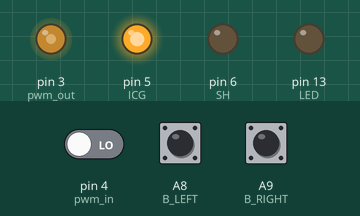
A sketch run on a simulated Teensy 3. On the bench: output pins drawn as LEDs (lit = HIGH). Inputs (shaded band) come from the test bench; at power-on: A8 (B_LEFT) LOW, pin 4 (pwm_in) LOW, A9 (B_RIGHT) LOW.

Above: at 1.2 s.
1.3 s: A8 (B_LEFT) pulled HIGH for 0.15 s
At 1.9 s:
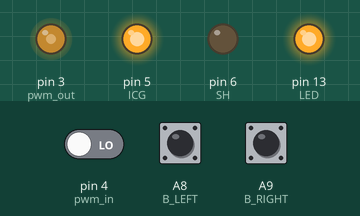
2.9 s: pin 4 (pwm_in) driven HIGH
At 3.3 s:
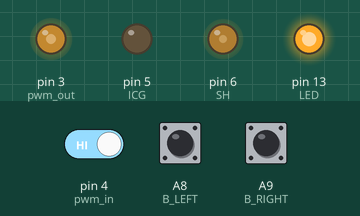
4.4 s: A9 (B_RIGHT) pulled HIGH for 0.15 s
At 5.4 s:
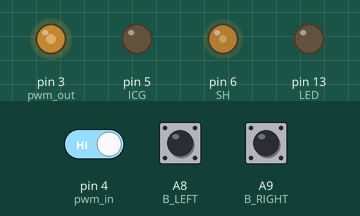
6.0 s: A8 (B_LEFT) pulled HIGH for 1 s
At 6.6 s:
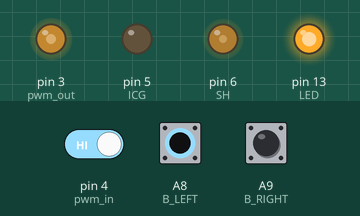
8.5 s: A9 (B_RIGHT) pulled HIGH for 1 s
At 9.7 s:
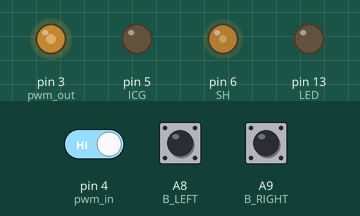
Timing chart, 0 to 11.5 s (numbered marks = the images above; inputs shaded):
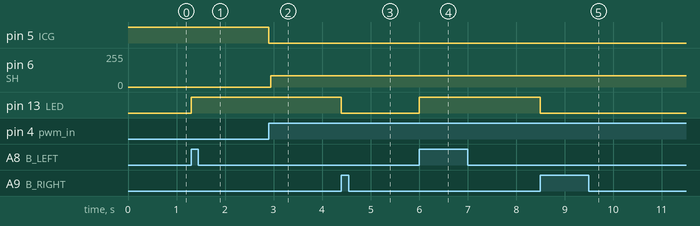

Measured:
- after the input at 1.3 s, pin 13 (LED): LOW → HIGH at once
- after the input at 2.9 s, pin 5 (ICG): HIGH → LOW at once; pin 6 (SH): 0/255 → 83/255 at once
- after the input at 4.4 s, pin 13 (LED): HIGH → LOW at once
- after the input at 6.0 s, pin 13 (LED): LOW → HIGH at once
- after the input at 8.5 s, pin 13 (LED): HIGH → LOW at once

The sketch:

teensylc_tcd.ino
```cpp
#include "img_sensor.h"
#include "disp.h"

// Teensy LC has the LED on pin 13
#define LED 13
#define LED_ON() digitalWriteFast(LED,HIGH)
#define LED_OFF() digitalWriteFast(LED,LOW)

volatile bool in_measurement = false;
volatile bool calibrating = false;
volatile uint16_t last_measurement = 0;

// Setup
void setup() {
    // initialize digital pins
    pinMode(pwm_out, OUTPUT);
    pinMode(pwm_in, INPUT);
    pinMode(LED, OUTPUT);
    pinMode(ICG, OUTPUT);
    pinMode(SH, OUTPUT);
    pinMode(LSB, INPUT);
    pinMode(B2, INPUT);
    pinMode(B3, INPUT);
    pinMode(B4, INPUT);
    pinMode(B5, INPUT);
    pinMode(B6, INPUT);
    pinMode(B7, INPUT);
    pinMode(MSB, INPUT);
    pinMode(B_LEFT, INPUT);
    pinMode(B_RIGHT, INPUT);

    attachInterrupt(B_LEFT, start_measurement, RISING);
    attachInterrupt(B_RIGHT, end_measurement, RISING);

    // configure pwm pins 2,3,4 to set frequency
    analogWriteFrequency(pwm_out, master_clock_freq);
    // configure pwm resolution to allow up to 1.5 MHz
    analogWriteResolution(5);

    // configure ICG, SH states, start master clock
    initialize_sensor();
    // intialize and configure 7 seg display
    initialize_disp();

    // begin usb serial
    Serial.begin(9600);
}


void start_measurement()
{
    cli();
    LED_ON();
    if (in_measurement == false) calibrating = true;
    sei();
}

void end_measurement()
{
    cli();
    LED_OFF();
    in_measurement = false;
    update_disp(last_measurement);
    sei();
}

// Main Loop
void loop() {

    // calibration step before making measurements
    if (calibrating == true) {
        initial = calibration();
        in_measurement = true;
        calibrating = false;

        Serial.print("CALIBRATED ");
        Serial.println(initial);
    }

    if (in_measurement == true) {
        last_measurement = capture();
    }
}
```

disp.cpp
```cpp
#include "disp.h"

SoftwareSerial S7Seg(RX1, TX1); //RX pin, TX pin
uint16_t update_count = 0;

void initialize_disp() {
	//Talk to the Serial7Segment at 9600 bps
	S7Seg.begin(9600);
	// clear display
	CLEAR_DISP();
	// Brightness control command
	S7Seg.write(0x7A);
	S7Seg.write((unsigned char) 200);  // 0 is dimmest, 255 is brightest
}

void num2disp(uint16_t num) {
	if (num < 100) {
		S7Seg.write("  ");
		S7Seg.print(num);
	} else if (num < 1000) {
		S7Seg.write(" ");
		S7Seg.print(num);
	}  else {
		S7Seg.print(num);
	}
}

void update_disp(uint16_t num) {
	if (update_count++ >= REFRESH_RATE) {
		update_count = 0;
		CLEAR_DISP();
		num2disp(num);
	}
}

float index2mm(uint16_t num){
	return (SLOPE * (float) num) + OFFSET;
}
```

disp.h
```cpp
#ifndef DISP_H
#define DISP_H

#include <SoftwareSerial.h>
#include <Arduino.h>

#define RX1 0
#define TX1 1

#define REFRESH_RATE 8
#define SLOPE 1
#define OFFSET 0

extern SoftwareSerial S7Seg;

#define CLEAR_DISP() S7Seg.write(0x76)

void initialize_disp();
void num2disp(uint16_t num);
void update_disp(uint16_t num);
float index2mm(uint16_t num);

#endif
```

img_sensor.cpp
```cpp
#include "img_sensor.h"
#include "disp.h"

IntervalTimer sh_up, sh_down;
uint16_t running_avg = 0;
int initial = 0;

void initialize_sensor() {
	// stop interval timers
	SH_HIGH_STOP();
	SH_DOWN_STOP();
	// set initial ICG/SH conditions
	ICG_HIGH();
	SH_LOW();
	analogWrite(pwm_out, 15); // start PWM at 50% duty cycle
}

void handshake() {
	uint8_t t1_pulse = T1_PULSE_COUNT;
	uint16_t t3_pulse_length = SH_LOW_TIMER - SH_HIGH_TIMER;

	wait_for_rising_edge();
	ICG_LOW(); // t2 start

	// digital write used since it takes approx. 830 ns.
	digitalWrite(SH, HIGH); //  t3 start
	sh_down.begin(sh_first_pulse_down, t3_pulse_length);

	// wait for some pulses before starting measurement
	wait_clock_rising_counts(t1_pulse);
}

uint16_t capture() {
	handshake();

	// start measurements
	wait_for_rising_edge();
	ICG_HIGH();

	// element readout time
	uint16_t val = wait_while_reading(1546); // 1546 elements

	// reset conditions
	initialize_sensor();
	// last integration time should be slightly longer to allow resynchronization
	wait_clock_rising_counts(SYNC_PULSE_COUNT);
	return val;
}

void wait_for_rising_edge() {
	while (digitalReadFast(pwm_in) == LOW) {}
}

void wait_for_falling_edge() {
	while (digitalReadFast(pwm_in) == HIGH) {}
}

// Wait for a certain number of rising edges. Waits for period T = 1/F
void wait_clock_rising_counts(int n) {
	for (uint16_t c = 0; c < n; c++) {
		// wait one period
		wait_for_rising_edge();
		wait_for_falling_edge();
	}
}

uint16_t wait_while_reading(int n) {
	uint8_t num = 255;
	uint8_t b1, b2, b3, b4, b5, b6, b7, b8;
	uint8_t values[n];
	uint16_t min_i;

	for (uint16_t c = 0; c < n; c++) {
		// wait two periods

		b1 = digitalReadFast(LSB);
		b2 = digitalReadFast(B2);
		b3 = digitalReadFast(B3);
		b4 = digitalReadFast(B4);
		b5 = digitalReadFast(B5);
		b6 = digitalReadFast(B6);

		wait_clock_rising_counts(1);

		b7 = digitalReadFast(B7);
		b8 = digitalReadFast(MSB);

		values[c] = b8 << 7 | b7 << 6 | b6 << 5 | b5 << 4 | b4 << 3 | b3 << 2 | b2 << 1 | b1;
		if (values[c] < num) {
			num = values[c];
			min_i = c;
		}

		wait_clock_rising_counts(1);
	}

	// get saturated peak's other side's index
	int k = n;
	for (int j = min_i; j < n; j++) {
		if (values[j] - values[min_i] > 2) {
			k = j;
			break;
		}
	}
	// compute the central index
	uint16_t min_avg = (k + min_i) / 2;

	// compute running avg of peak readings
	running_avg = (AVG_APLHA * min_avg) + (1.0 - AVG_APLHA) * running_avg;
	// display peak reading
	update_disp(running_avg);

	return running_avg;
}

int calibration() {
	int val = 0;
	for (uint8_t i = 0; i < CALIBRATION_N; i++) {
		val += capture();
	}
	return val / CALIBRATION_N;
}

/* ISRs */
void sh_first_pulse_down() {
	SH_LOW();
	SH_HIGH_STOP();
	SH_HIGH_START();
	SH_LOW_START();
}

void sh_up_wrapper() {
	SH_HIGH();
	SH_HIGH_STOP();
}

void sh_down_wrapper() {
	SH_LOW();
	SH_HIGH_START();
}
```

img_sensor.h
```cpp
#ifndef IMG_SENSOR_H
#define IMG_SENSOR_H

#include <Arduino.h>

/* TCD Pins */

// PWM frequency
#define master_clock_freq 400000 // 2500 ns per period (400 kHz)

// pwm pin
#define pwm_out 3
// pin measuring pwm
#define pwm_in 4
// integration clear gate and shift
#define ICG 5
#define SH 6

// ADC pins
#define MSB 14
#define B7 15
#define B6 16
#define B5 17
#define B4 18
#define B3 19
#define B2 20
#define LSB 21

// Buttons
#define B_LEFT 22
#define B_RIGHT 23

// SH_LOW_TIMER determines total exposure time
// No shutter exposure time ~ 7500us
// 80us EXPOSURE 50 80, t1pulse 18, syncpulse 25
// 100us EXPOSURE 70 100, t1pulse 20, syncpulse 30
// 120us EXPOSURE 80 120, with 25 t1pulse, 30 end wait pulse
// 200us EXPOSURE  150 200, t1pulse 35, syncpulse 50
#define SH_HIGH_TIMER 50
#define SH_LOW_TIMER 80
#define T1_PULSE_COUNT 18
#define SYNC_PULSE_COUNT 23

#define AVG_APLHA 0.1 //prev value 0.07
#define CALIBRATION_N 10

#define ICG_HIGH() digitalWriteFast(ICG,HIGH)
#define ICG_LOW() digitalWriteFast(ICG,LOW)
#define SH_HIGH() digitalWriteFast(SH,HIGH)
#define SH_LOW() digitalWriteFast(SH,LOW)

extern IntervalTimer sh_up;
extern IntervalTimer sh_down;
extern int initial;

void initialize_sensor();
void handshake();
uint16_t capture();
int calibration();
void wait_for_rising_edge();
void wait_for_falling_edge();
void wait_clock_rising_counts(int n);
uint16_t wait_while_reading(int n);
void sh_first_pulse_down();
void sh_up_wrapper();
void sh_down_wrapper();

#define SH_HIGH_START() sh_up.begin(sh_up_wrapper, SH_HIGH_TIMER)
#define SH_HIGH_STOP() sh_up.end()
#define SH_LOW_START() sh_down.begin(sh_down_wrapper, SH_LOW_TIMER)
#define SH_DOWN_STOP() sh_down.end()

#endif
```
